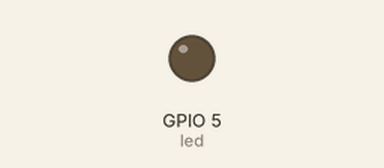
Bench run of a program on a simulated ESP32 board running MicroPython. Shown: output pins drawn as LEDs (lit = HIGH).

Above: at 0.15 s.
At 33.24 s:
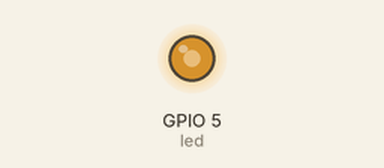
Timing chart, 0 to 33.1 s (numbered marks = the images above):
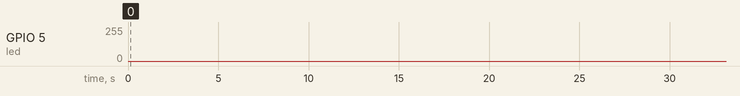

The program:

fade.py
```python
from machine import PWM, Pin
import utime

brightness = 0
fadeAmount = 1

led = PWM(Pin(5))
led.freq(60)

while True:
    led.duty(brightness)
    brightness += fadeAmount
    if (brightness <= 0 or brightness >= 1023):
        fadeAmount = -fadeAmount
    utime.sleep_ms(1)
```
